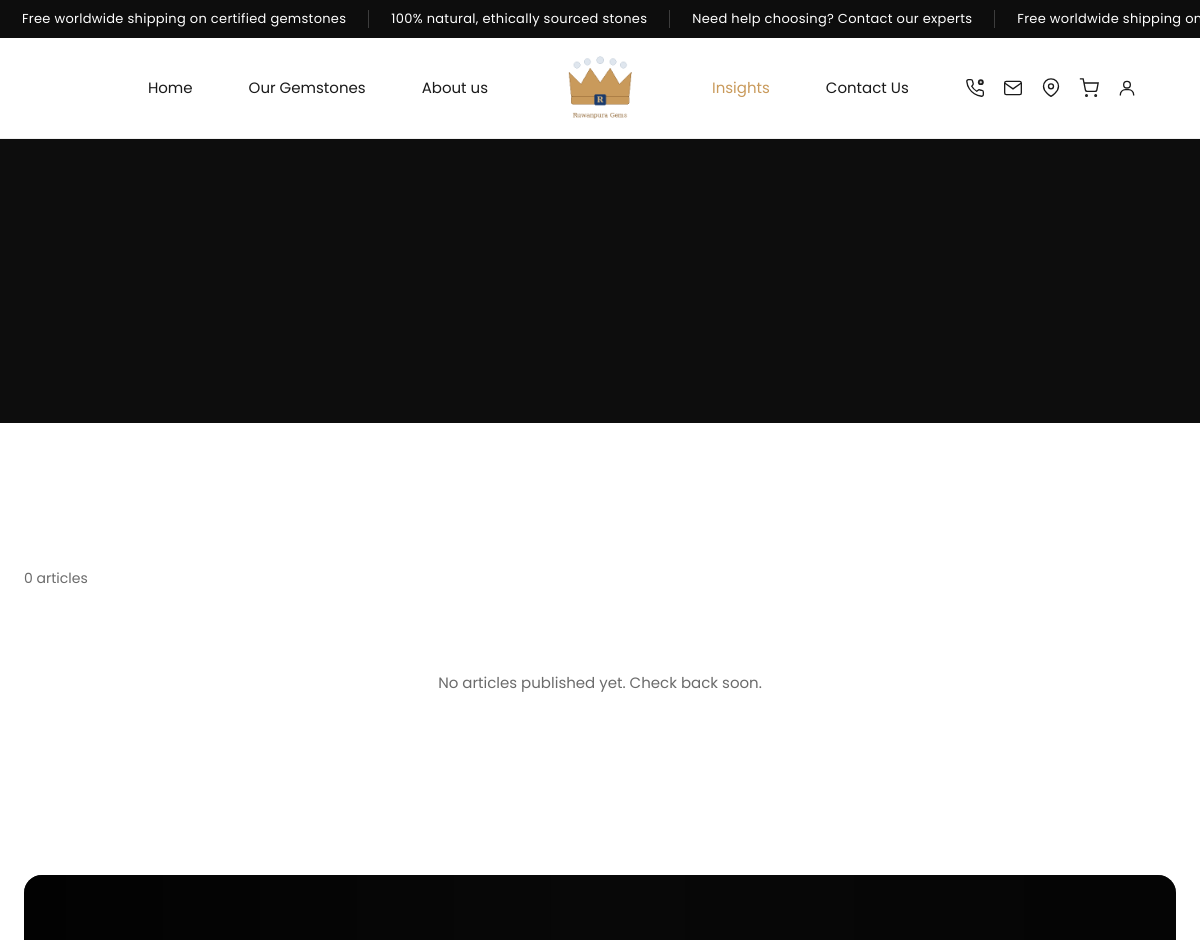
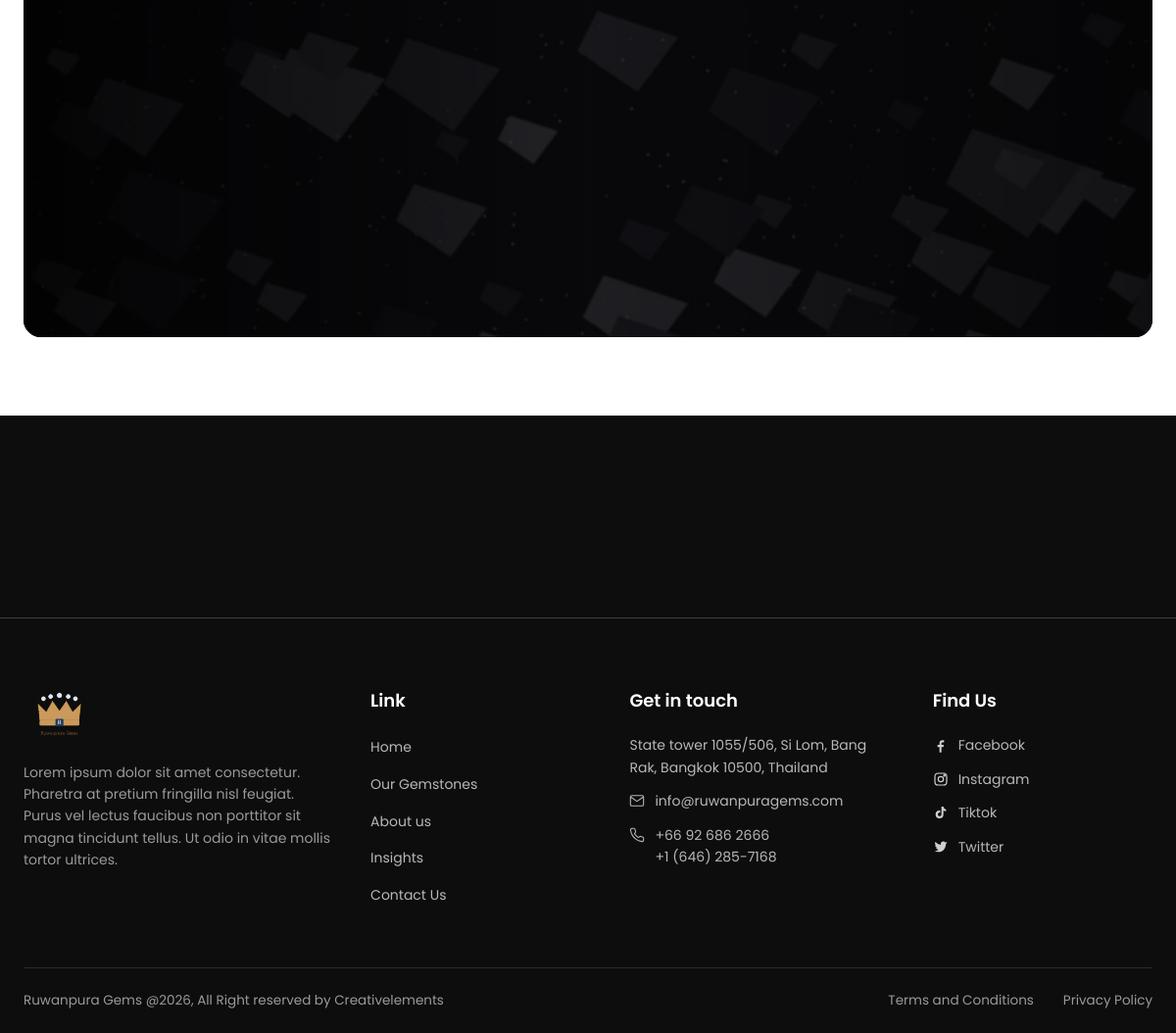
Screenshot of /blog.php with the database file from the repository (2 pictures, top to bottom).
### tables this page shows
CREATE TABLE IF NOT EXISTS `announcement_cards` (
  `id` INT(11) NOT NULL AUTO_INCREMENT,
  `text` VARCHAR(255) DEFAULT NULL,
  `link` VARCHAR(255) DEFAULT NULL,
  `sort_order` INT(11) NOT NULL DEFAULT 0,
  `is_active` TINYINT(1) NOT NULL DEFAULT 1,
  PRIMARY KEY (`id`)
);

### includes/db.php (called while the page is built, shortened)
<?php
class Database
{
    private static $instance = null;
    private function __construct()
    {
        $dsn = 'mysql:host=' . DB_HOST . ';dbname=' . DB_NAME . ';charset=' . DB_CHARSET;
        $options = [
            PDO::ATTR_ERRMODE            => PDO::ERRMODE_EXCEPTION,
            PDO::ATTR_DEFAULT_FETCH_MODE => PDO::FETCH_ASSOC,
            PDO::ATTR_EMULATE_PREPARES   => false,
        ];
        try {
            $this->pdo = new PDO($dsn, DB_USER, DB_PASS, $options);
        } catch (PDOException $e) {
            die('Database connection failed: ' . htmlspecialchars($e->getMessage()));
        }
    }
    public static function getInstance()
    {
        if (self::$instance === null) {
            self::$instance = new self();
        }
        return self::$instance;
    }
}
function db()
{
    return Database::getInstance()->pdo;
}

### includes/functions.php (called while the page is built, shortened)
<?php
require_once __DIR__ . '/db.php';
function e($str)
{
    return htmlspecialchars($str ?? '', ENT_QUOTES, 'UTF-8');
}
function get_all_content()
{
    static $cache = null;
    if ($cache !== null) return $cache;
    $rows = db()->query("SELECT block_key, block_value FROM content_blocks")->fetchAll();
    $cache = [];
    foreach ($rows as $r) {
        $cache[$r['block_key']] = $r['block_value'];
    }
    return $cache;
}
function c($key, $default = '')
{
    $all = get_all_content();
    return isset($all[$key]) && $all[$key] !== null ? $all[$key] : $default;
}
function get_all_settings()
{
    static $cache = null;
    if ($cache !== null) return $cache;
    $rows = db()->query("SELECT setting_key, setting_value FROM settings")->fetchAll();
    $cache = [];
    foreach ($rows as $r) {
        $cache[$r['setting_key']] = $r['setting_value'];
    }
    return $cache;
}
function setting($key, $default = '')
{
    $all = get_all_settings();
    return isset($all[$key]) && $all[$key] !== null && $all[$key] !== '' ? $all[$key] : $default;
}
function logo_url()
{
    $logo = setting('site_logo');
    return BASE_URL . 'assets/images/logo.png';
}
    ?>
    <?php
function get_announcement_cards($activeOnly = true)
{
    $sql = "SELECT * FROM announcement_cards" . ($activeOnly ? " WHERE is_active=1" : "") . " ORDER BY sort_order, id";
    return db()->query($sql)->fetchAll();
}
function get_blog_posts($filters = [], $page = 1, $perPage = 9)
{
    $where  = ["p.status = 'published'", 'p.published_at <= NOW()'];
    $params = [];
    $whereSql = implode(' AND ', $where);
    $countStmt = db()->prepare("SELECT COUNT(*) FROM blog_posts p WHERE $whereSql");
    $countStmt->execute($params);
    $total = (int) $countStmt->fetchColumn();
    $perPage = max(1, (int) $perPage);
    $page    = max(1, (int) $page);
    $offset  = ($page - 1) * $perPage;
    $sql = "SELECT p.*, c.name AS category_name, c.slug AS category_slug
            FROM blog_posts p
            LEFT JOIN blog_categories c ON c.id = p.category_id
            WHERE $whereSql
            ORDER BY p.published_at DESC, p.id DESC
            LIMIT $perPage OFFSET $offset";
    $stmt = db()->prepare($sql);
    $stmt->execute($params);
    return [
        'items' => $stmt->fetchAll(),
        'total' => $total,
        'pages' => (int) ceil($total / $perPage),
        'page'  => $page,
    ];
}

### blog.php (the view, shortened to what this page needs)
<?php
require_once __DIR__ . '/includes/functions.php';
$activeCatId = (int) ($_GET['category'] ?? 0);
$activeCat   = null;
$filters = $activeCatId ? ['category' => $activeCatId] : [];
$page    = max(1, (int) ($_GET['page'] ?? 1));
$result  = get_blog_posts($filters, $page, 9);
$pageTitle       = $activeCat ? $activeCat['name'] . ' — ' . c('blog_hero_title', 'Insights') : c('blog_hero_title', 'Insights');
include __DIR__ . '/includes/header.php';
?>
<section class="catalogue-hero">
</section>
<section class="blog">
    <div class="container">
        <div class="blog-toolbar">
            <span><?= (int) $result['total'] ?> article<?= $result['total'] == 1 ? '' : 's' ?><?= $activeCat ? ' in ' . e($activeCat['name']) : '' ?></span>
        </div>
        <?php if ($result['items']): ?>
            <div class="blog-grid reveal">
                <?php foreach ($result['items'] as $post): ?>
                    <a href="<?= BASE_URL ?>blog-post.php?slug=<?= urlencode($post['slug']) ?>" class="blog-card">
                        <div class="blog-card-img">
                            <?php if ($post['featured_image']): ?>
                                <img src="<?= UPLOAD_URL . e($post['featured_image']) ?>" alt="<?= e($post['title']) ?>">
                            <?php else: ?>
                                <div class="blog-card-noimg">No Image</div>
                            <?php endif; ?>
                            <?php if ($post['category_name']): ?><span class="blog-card-category"><?= e($post['category_name']) ?></span><?php endif; ?>
                        </div>
                        <div class="blog-card-body">
                            <h3 class="blog-card-title"><?= e($post['title']) ?></h3>
                            <?php if ($post['excerpt']): ?><p class="blog-card-excerpt"><?= e($post['excerpt']) ?></p><?php endif; ?>
                            <div class="blog-card-meta">
                                <?php if ($post['author_name']): ?><span><?= e($post['author_name']) ?></span><span class="dot"></span><?php endif; ?>
                                <span><?= e(date('M j, Y', strtotime($post['published_at']))) ?></span>
                            </div>
                        </div>
                    </a>
                <?php endforeach; ?>
            </div>
            <?php if ($result['pages'] > 1): ?>
                <div class="blog-pagination">
                    <?php
                        $qs = $_GET;
                        $curPage = $result['page'];
                    ?>
                    <?php if ($curPage > 1): $qs['page'] = $curPage - 1; ?>
                        <a href="?<?= e(http_build_query($qs)) ?>" class="page-nav">&laquo; Previous</a>
                    <?php else: ?>
                        <span class="page-nav disabled">&laquo; Previous</span>
                    <?php endif; ?>
                    <?php for ($pg = 1; $pg <= $result['pages']; $pg++): $qs['page'] = $pg; ?>
                        <a href="?<?= e(http_build_query($qs)) ?>" class="<?= $pg === $curPage ? 'active' : '' ?>"><?= $pg ?></a>
                    <?php endfor; ?>
                    <?php if ($curPage < $result['pages']): $qs['page'] = $curPage + 1; ?>
                        <a href="?<?= e(http_build_query($qs)) ?>" class="page-nav">Next &raquo;</a>
                    <?php else: ?>
                        <span class="page-nav disabled">Next &raquo;</span>
                    <?php endif; ?>
                </div>
            <?php endif; ?>
        <?php else: ?>
            <p class="blog-empty">No articles published yet. Check back soon.</p>
        <?php endif; ?>
    </div>
</section>
<?php include __DIR__ . '/includes/cta-banner.php'; ?>
<?php include __DIR__ . '/includes/footer.php'; ?>

### includes/header.php (shortened to what this page needs)
<?php
require_once __DIR__ . '/functions.php';
$currentPage = basename($_SERVER['PHP_SELF']);
?>
<!DOCTYPE html>
<html lang="en">
<head>
    <link rel="stylesheet" href="https://cdnjs.cloudflare.com/ajax/libs/font-awesome/6.5.1/css/all.min.css">
    <link rel="stylesheet" href="<?= BASE_URL ?>assets/css/style.css">
</head>
<body>
<?php $announcementCards = get_announcement_cards(); ?>
<?php if ($announcementCards): ?>
<div class="announcement-bar">
    <div class="announcement-row">
        <?php for ($i = 0; $i < 2; $i++): ?>
            <?php foreach ($announcementCards as $ac): ?>
                <?php if ($ac['link']): ?>
                    <a href="<?= e($ac['link']) ?>" class="announcement-card"><?= e($ac['text']) ?></a>
                <?php else: ?>
                    <span class="announcement-card"><?= e($ac['text']) ?></span>
                <?php endif; ?>
            <?php endforeach; ?>
        <?php endfor; ?>
    </div>
</div>
<?php endif; ?>
<header class="site-header<?= $currentPage === 'index.php' ? ' site-header--transparent' : '' ?>">
    <div class="container">
        <nav class="nav">
            <div class="nav-left nav-menu">
                <a href="<?= BASE_URL ?>index.php" class="nav-link<?= $currentPage === 'index.php' ? ' active' : '' ?>"><?= e(c('nav_home')) ?></a>
                <a href="<?= BASE_URL ?>gemstones.php" class="nav-link<?= in_array($currentPage, ['gemstones.php', 'gemstone.php'], true) ? ' active' : '' ?>"><?= e(c('nav_gemstones')) ?></a>
                <a href="<?= BASE_URL ?>about.php" class="nav-link<?= $currentPage === 'about.php' ? ' active' : '' ?>"><?= e(c('nav_about')) ?></a>
            </div>
            <a class="nav-logo" href="<?= BASE_URL ?>index.php">
                <img class="logo-default" src="<?= logo_url() ?>" alt="<?= e(setting('site_name')) ?>"
                     onerror="this.style.display='none'">
            </a>
            <div class="nav-right">
                <a href="<?= BASE_URL ?>blog.php" class="nav-link<?= in_array($currentPage, ['blog.php', 'blog-post.php'], true) ? ' active' : '' ?>"><?= e(c('nav_news')) ?></a>
                <a href="<?= BASE_URL ?>contact.php" class="nav-link<?= $currentPage === 'contact.php' ? ' active' : '' ?>"><?= e(c('nav_contact')) ?></a>
                <div class="nav-icons">
                    <a href="tel:<?= e(c('footer_phone1')) ?>" aria-label="Call">
                    </a>
                    <a href="mailto:<?= e(c('footer_email')) ?>" aria-label="Email">
                        <svg viewBox="0 0 24 24" fill="none" stroke="currentColor" stroke-width="1.6"><rect x="2" y="4" width="20" height="16" rx="2"/><path d="m2 6 10 7L22 6"/></svg>
                    </a>
                    <a href="<?= BASE_URL ?>contact.php" aria-label="Location">
                        <svg viewBox="0 0 24 24" fill="none" stroke="currentColor" stroke-width="1.6"><path d="M21 10c0 7-9 12-9 12s-9-5-9-12a9 9 0 0 1 18 0z"/><circle cx="12" cy="10" r="3"/></svg>
                    </a>
                    <a href="<?= BASE_URL ?>cart.php" aria-label="Cart" class="cart-icon-link">
                        <svg viewBox="0 0 24 24" fill="none" stroke="currentColor" stroke-width="1.6"><circle cx="9" cy="21" r="1"/><circle cx="20" cy="21" r="1"/><path d="M1 1h4l2.7 13.4a2 2 0 0 0 2 1.6h9.7a2 2 0 0 0 2-1.6L23 6H6"/></svg>
                    </a>
                    <a href="<?= BASE_URL ?><?= !empty($_SESSION['customer_id']) ? 'account/index.php' : 'account/login.php' ?>" aria-label="<?= !empty($_SESSION['customer_id']) ? 'My Account' : 'Login' ?>">
                        <svg viewBox="0 0 24 24" fill="none" stroke="currentColor" stroke-width="1.6"><circle cx="12" cy="8" r="4"/><path d="M4 21v-1a6 6 0 0 1 6-6h4a6 6 0 0 1 6 6v1"/></svg>
                    </a>
                </div>
            </div>
        </nav>
    </div>
</header>

### assets/css/style.css (style rules this page uses)
:root { --gold: #c99a5b; --gold-light: #e0b579; --gold-soft: #dcae7e; --dark: #0d0d0d; --ink: #1a1a1a; --text: #333333; --muted: #6b6b6b; --line: #e6e6e6; --bg: #ffffff; --serif: 'Cormorant Garamond', 'Playfair Display', Georgia, serif; --sans: 'Poppins', 'Segoe UI', Helvetica, Arial, sans-serif; --container: 1240px; }
* { margin: 0; padding: 0; box-sizing: border-box; }
html { scroll-behavior: smooth; }
body { font-family: var(--sans); color: var(--text); background: var(--bg); line-height: 1.6; font-size: 16px; -webkit-font-smoothing: antialiased; overflow-x: hidden; }
img { max-width: 100%; display: block; }
a { text-decoration: none; color: inherit; }
a, button, .btn-dark, input, select, textarea { transition: color .25s ease, background-color .25s ease, border-color .25s ease, box-shadow .25s ease, transform .25s ease, opacity .25s ease; }
.container { max-width: var(--container); margin: 0 auto; padding: 0 24px; }
.announcement-bar { background: var(--dark); overflow: hidden; }
.announcement-row { display: flex; align-items: center; width: max-content; padding: 10px 0; animation: announcement-loop 22s linear infinite; }
.announcement-card { display: inline-block; white-space: nowrap; font-size: 13px; letter-spacing: .3px; color: #fff; line-height: 1.4; text-align: center; padding: 0 22px; border-left: 1px solid rgba(255,255,255,.2); }
.announcement-card:first-child { border-left: none; }
.site-header { position: sticky; top: 0; z-index: 100; background: rgba(255,255,255,.96); backdrop-filter: blur(6px); border-bottom: 1px solid #f0f0f0; }
.nav { display: flex; align-items: center; justify-content: space-between; height: 100px; gap: 20px; }
.nav-left, .nav-right { display: flex; align-items: center; gap: 56px; }
.nav-left { flex: 1; justify-content: flex-end; padding-right: 40px; }
.nav-right { flex: 1; padding-left: 40px; }
.nav-logo { flex: 0 0 auto; }
.nav-logo img { height: 80px; width: auto; }
.nav a.nav-link, .nav .nav-link { font-size: 15px; color: var(--ink); font-weight: 400; position: relative; display: inline-flex; align-items: center; gap: 6px; transition: color .2s, transform .3s cubic-bezier(.34,1.56,.64,1); }
.nav a.nav-link.active { color: var(--gold); }
.nav-icons { display: flex; align-items: center; gap: 18px; }
.nav-icons a { color: var(--ink); display: inline-flex; }
.nav-icons svg { width: 20px; height: 20px; }
.cart-icon-link { position: relative; }
.catalogue-hero { background: var(--dark); color: #fff; padding: 60px 0 44px; text-align: center; }
.blog { padding: 60px 0 90px; }
.blog-toolbar { color: var(--muted); font-size: 14px; margin-bottom: 22px; }
.blog-empty { color: var(--muted); padding: 60px 0; text-align: center; font-size: 15px; }

### rows the page displays
announcement_cards: text "Free worldwide shipping on certified gemstones", text "Free worldwide shipping…"
announcement_cards: text "100% natural, ethically sourced stones"
announcement_cards: text "Need help choosing? Contact our experts"

### other values shown
c('nav_home') "Home"
c('nav_gemstones') "Our Gemstones"
c('nav_about') "About us"
c('nav_news') "Insights"
c('nav_contact') "Contact Us"
$result['total'] "0"
c('footer_about') "Lorem ipsum dolor sit amet consectetur. Pharetra at pretium fringilla nisl feugiat. Purus vel lectus faucibus non porttitor sit magna tincidunt tellus. Ut odio in vitae mollis tortor ultrices."
e_nl(c('footer_address')) "State tower 1055/506, Si Lom, Bang Rak, Bangkok 10500, Thailand"
c('footer_email') "info@ruwanpuragems.com"
c('footer_phone1') "+66 92 686 2666"
c('footer_phone2') "+1 (646) 285-7168"
c('footer_copyright') "Ruwanpura Gems @2026, All Right reserved by Creativelements"
